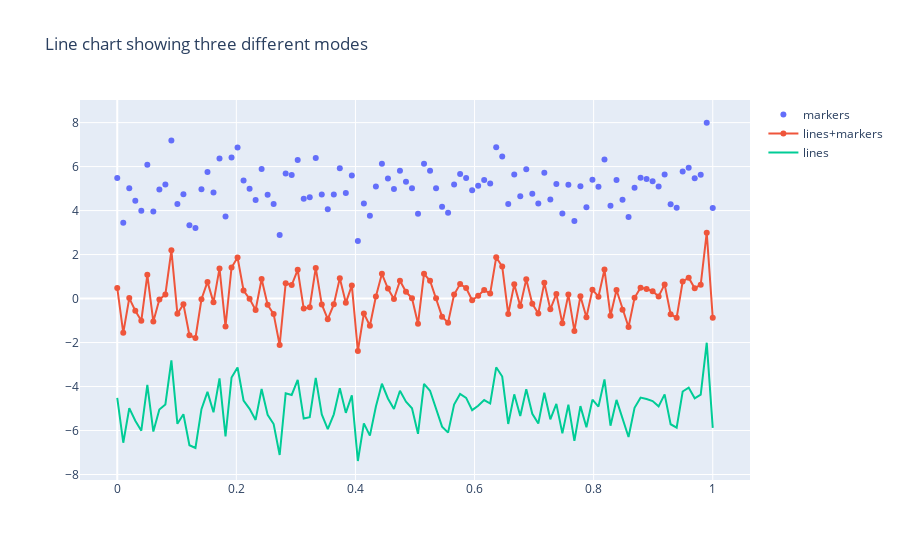

Source (notebook cell):
### Markdown cell above
From the example above, we can see that the figure is composed of two components. The first component is a list with traces (only one trace in our case). The second component is a layout that includes all customizations of the figure such as the tile, the axis names, and so on. If we don't want to customize our figure, this component is not compulsory to create.

### Code cell
# LINE PLOT
# 1000 values from the interval <0,1>, equidistantly divided
x_values = np.linspace(0, 1, 100)

# 100 sample from a standard normal distribution
y_values = np.random.randn(100)   

# create traces
trace0 = go.Scatter(
    x = x_values,
    y = y_values+5,
    mode = 'markers',
    name = 'markers'
)
trace1 = go.Scatter(
    x = x_values,
    y = y_values,
    mode = 'lines+markers',
    name = 'lines+markers'
)
trace2 = go.Scatter(
    x = x_values,
    y = y_values-5,
    mode = 'lines',
    name = 'lines'
)

# create the data
data = [trace0, trace1, trace2]  # assign traces to data

# create the layout
layout = go.Layout(
    title = 'Line chart showing three different modes'
)

# crate the fig
fig = go.Figure(data=data,layout=layout)
fig.show()
